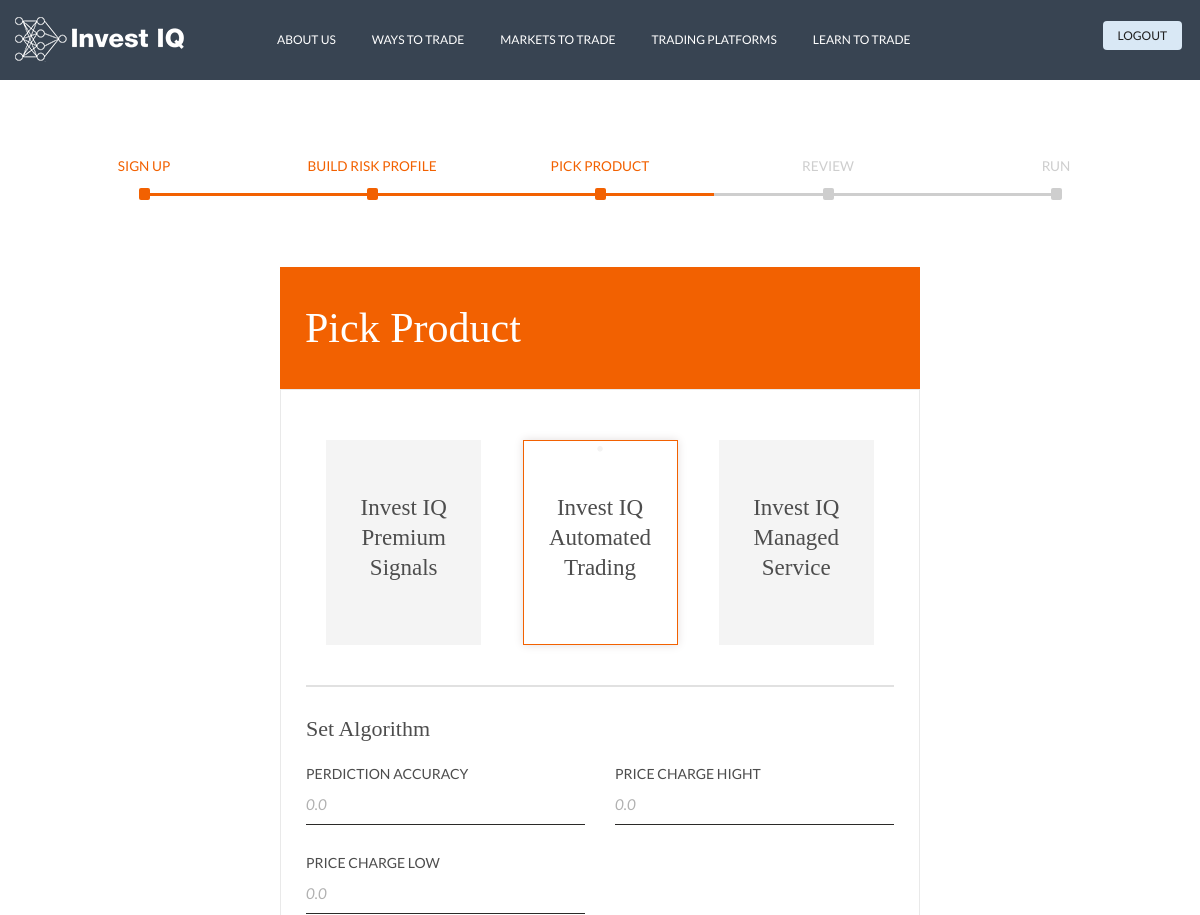
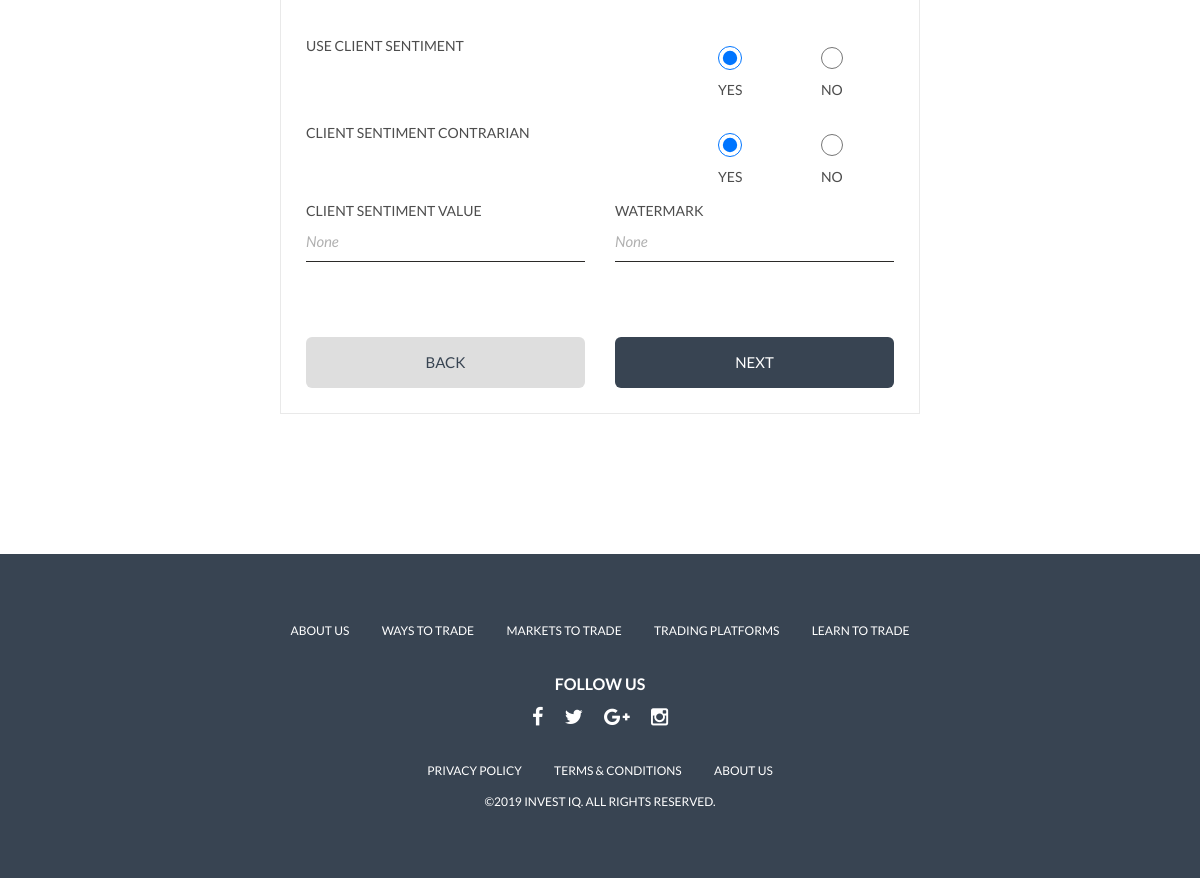
The page /account/pick-product/ (signed in) on the database its author committed (2 pictures, top to bottom).
### account/models.py (models this page shows, shortened)
class AuthUser(AbstractBaseUser):
    email = models.EmailField(max_length=255, unique=True)
    first_name = models.CharField(max_length=255, blank=True, null=True)
    last_name = models.CharField(max_length=255, blank=True, null=True)
    active = models.BooleanField(default=True)
    staff = models.BooleanField(default=False)
    admin = models.BooleanField(default=False)
    USERNAME_FIELD = 'email'
    REQUIRED_FIELDS = []
    objects = AuthUserManager()
    @property
    def is_active(self):
        return self.active

class Profile(models.Model):
    user = models.OneToOneField(AuthUser, on_delete=models.CASCADE)
    skype = models.CharField(max_length=30, blank=True)
    whatsapp = models.CharField(max_length=30, blank=True)
    twitter = models.CharField(max_length=30, blank=True)
    birth_date = models.DateField(null=True, blank=True)
    max_spread = models.FloatField(default=0)
    size = models.FloatField(default=0)
    profit_limit = models.FloatField(default=0)
    stop_limit = models.FloatField(default=0)
    product = models.CharField(max_length=1, choices=[('1', 'Invest IQ Premium Signals'), ('2', 'Invest IQ Automated Trading'), ('3', 'Invest IQ Managed Service')])
    perdiction_accuracy = models.FloatField(default=0)
    price_charge_hight = models.FloatField(default=0)
    price_charge_low = models.FloatField(default=0)
    use_client_sentiment = models.CharField(max_length=3, choices=[('yes', 'Yes'), ('no', 'No')])
    client_sentiment_contrarian = models.CharField(max_length=3, choices=[('yes', 'Yes'), ('no', 'No')])
    client_sentiment_value = models.CharField(max_length=255, null=True, blank=True)
    watermark = models.CharField(max_length=255, null=True, blank=True)

### account/views.py (the view)
# urls.py: path('pick-product/', views.pick_product, name='pick_product'),
@login_required
def pick_product(request):
    if request.method == 'POST':
        form = AuthUserPickProductForm(request.POST)
        if form.is_valid():
            user = request.user
            user.refresh_from_db()  # load the profile instance created by the signal
            user.profile.product = form.cleaned_data.get('product')
            if (user.profile.product != '3'):
                user.profile.perdiction_accuracy = form.cleaned_data.get('perdiction_accuracy')
                user.profile.price_charge_hight = form.cleaned_data.get('price_charge_hight')
                user.profile.price_charge_low = form.cleaned_data.get('price_charge_low')
                user.profile.use_client_sentiment = form.cleaned_data.get('use_client_sentiment')
                user.profile.client_sentiment_contrarian = form.cleaned_data.get('client_sentiment_contrarian')
                user.profile.client_sentiment_value = form.cleaned_data.get('client_sentiment_value')
                user.profile.watermark = form.cleaned_data.get('watermark')
            else:
                user.profile.perdiction_accuracy = '0'
                user.profile.price_charge_hight = '0'
                user.profile.price_charge_low = '0'
                user.profile.use_client_sentiment = 'no'
                user.profile.client_sentiment_contrarian = 'no'
                user.profile.client_sentiment_value = ''
                user.profile.watermark = ''
            user.save()
            return redirect('review')
    else:
        form = AuthUserPickProductForm()
    return render(request, 'auth/pick_product.html', {'form': form})

### templates/auth/pick_product.html (shortened to what this page needs)
{% extends 'auth/layouts/base.html' %}
{% block content %}
<div class="container">
    <ul class="progress-indicator">
        <li class="completed">
            <div>Sign up</div>
            <span class="bubble"></span>
        </li>
        <li class="completed">
            <div>Build Risk Profile</div>
            <span class="bubble"></span>
        </li>
        <li class="completed">
            <div>Pick Product</div>
            <span class="bubble"></span>
        </li>
        <li>
            <div>Review</div>
            <span class="bubble"></span>
        </li>
        <li>
            <div> Run</div>
            <span class="bubble"></span>
        </li>
    </ul>
    <div class="stepdiv">
        <div class="logintop">
            <h2>Pick Product</h2>
        </div>
        <div class="creatouter">
            <div class="loginbottom">
                <form method="post">
                <div class="row">
                    <div class="col-sm-12">
                        <div class="radio">
                            <label for="premiumsignals"><span>Invest IQ Premium Signals</span> </label>
                            <label for="automatedtrading"><span>Invest IQ Automated Trading</span></label>
                            <label for="managedservice"><span>Invest IQ Managed Service</span></label>
                        </div>
                        <div class="box premium">
                            <h4>Set Algorithm</h4>
                            <div class="row">
                                <div class="col-sm-6">
                                    <div class="form-group">
                                        <label>perdiction accuracy</label>
                                        <input type="number" name="perdiction_accuracy" class="form-control" id="id_perdiction_accuracy" value="{{ user.profile.perdiction_accuracy }}" step="any">
                                    </div>
                                </div>
                                <div class="col-sm-6">
                                    <div class="form-group">
                                        <label>price charge hight</label>
                                        <input type="number" name="price_charge_hight" class="form-control" id="id_price_charge_hight" value="{{ user.profile.price_charge_hight }}" step="any">
                                    </div>
                                </div>
                            </div>
                            <div class="row">
                                <div class="col-sm-6">
                                    <div class="form-group">
                                        <label>price charge low</label>
                                        <input type="number" name="price_charge_low" class="form-control" id="id_price_charge_low" value="{{ user.profile.price_charge_low }}" step="any">
                                    </div>
                                </div>
                            </div>
                            <div class="row shortcheck">
                                <div class="col-sm-8">
                                    Use client Sentiment
                                </div>
                                <div class="col-sm-2">
                                    {% if user.profile.use_client_sentiment == 'yes'%}
                                    <label for="id_use_client_sentiment_0"><input type="radio" name="use_client_sentiment" value="yes" class="form-control" required="" checked="checked" id="id_use_client_sentiment_0"> Yes</label>
                                    {% else %}
                                    <label for="id_use_client_sentiment_0"><input type="radio" name="use_client_sentiment" value="yes" class="form-control" required="" id="id_use_client_sentiment_0"> Yes</label>
                                    {% endif %}
                                </div>
                                <div class="col-sm-2">
                                    {% if user.profile.use_client_sentiment == 'no'%}
                                    <label for="id_use_client_sentiment_1"><input type="radio" name="use_client_sentiment" value="no" class="form-control" required="" checked="checked" id="id_use_client_sentiment_1"> No</label>
                                    {% else %}
                                    <label for="id_use_client_sentiment_1"><input type="radio" name="use_client_sentiment" value="no" class="form-control" required="" id="id_use_client_sentiment_1"> No</label>
                                    {% endif %}
                                </div>
                            </div>
                            <div class="row shortcheck">
                                <div class="col-sm-8">
                                    client Sentiment Contrarian
                                </div>
                                <div class="col-sm-2">
                                    {% if user.profile.client_sentiment_contrarian == 'yes' %}
                                    <label for="id_client_sentiment_contrarian_0"><input type="radio" name="client_sentiment_contrarian" value="yes" class="form-control" required="" checked="checked" id="id_client_sentiment_contrarian_0">Yes</label>
                                    {% else %}
                                    <label for="id_client_sentiment_contrarian_0"><input type="radio" name="client_sentiment_contrarian" value="yes" class="form-control" required="" id="id_client_sentiment_contrarian_0">Yes</label>
                                    {% endif %}
                                </div>
                                <div class="col-sm-2">
                                    {% if user.profile.client_sentiment_contrarian == 'no' %}
                                    <label for="id_client_sentiment_contrarian_1"><input type="radio" name="client_sentiment_contrarian" value="no" class="form-control" required="" checked="checked" id="id_client_sentiment_contrarian_1">No</label>
                                    {% else %}
                                    <label for="id_client_sentiment_contrarian_1"><input type="radio" name="client_sentiment_contrarian" value="no" class="form-control" required="" id="id_client_sentiment_contrarian_1">No</label>
                                    {% endif %}
                                </div>
                            </div>
                            <div class="row">
                                <div class="col-sm-6">
                                    <div class="form-group">
                                        <label>client sentiment value</label>
                                        <input type="text" name="client_sentiment_value" class="form-control" id="id_client_sentiment_value" value="{{ user.profile.client_sentiment_value }}">
                                    </div>
                                </div>
                                <div class="col-sm-6">
                                    <div class="form-group">
                                        <label>watermark</label>
                                        <input type="text" name="watermark" class="form-control" id="id_watermark" value={{ user.profile.watermark }}>
                                    </div>
                                </div>
                            </div>
                        </div>
                        </div>
                        <div class="col-sm-6">
                            <input type="button" value="Back" class="cancelbutton" onclick="window.location.href='{% url 'build_risk_pro' %}'">
                        </div>
                        <div class="col-sm-6">
                            <input type="submit" value="Next" class="popbutton">
                        </div>
                    </div>
                </div>
            </div>
        </div>
    </div>
{% endblock %}

### static/css/style.css (style rules this page uses)
html, head, body, p, a, h1, h2, h3, h4, h5, h6, div, img, ul, li, ol { padding:0; margin:0; outline:none; border:none; }
ul, li { list-style:none; }
html, body { margin:0; padding:0; height:100%; }
body { font-family: 'Lato', sans-serif; color:#4d4d4d; font-size:17px; line-height:23px; padding:0; margin:0; background:#fff; }
h2 { color:#202020; font-size:28px; font-family: 'Playfair Display', serif; padding:0 0 25px 0; line-height:38px; }
.logintop { background:#f26101; padding:25px; color:#fff; font-size:14px; }
.logintop h2 { color:#fff; font-size:42px; line-height:42px; padding:15px 0 15px 0; }
.loginbottom { padding:25px; }
.form-control { box-shadow: none; border-bottom: 1px solid #2b2a28; border-left: none; border-right: none; border-top: none; border-radius: 0; padding: 0; height: 40px; font-size: 15px; font-style: italic; text-transform: none; color: #b1b1b1; margin-bottom: 25px; }
.popbutton { background:#384452; padding:14px 20px; width:100%; border-radius:6px; color:#fff; border:none; text-transform:uppercase; font-size:15px; margin-top:20px; transition: all 0.5s ease 0s; }
.stepdiv { margin:60px auto; width:640px; }
.creatouter { border:1px solid #e9e9e9; }
.cancelbutton { background: #dedede; padding: 14px 20px; width: 100%; border-radius: 6px; color: #fff; border: none; text-transform: uppercase; font-size: 15px; margin-top: 20px; transition: all 0.5s ease 0s; color:#384452; }
.form-control::placeholder { text-transform:uppercase; font-style:normal; }
.loginbottom .radio { text-align:center; }
.radio label { display: inline-block; cursor: pointer; position: relative; font-size: 23px; width:155px; height:205px; padding:13px 0; margin: 15px 19px 30px; background:#f4f4f4; vertical-align:top; font-family: 'Playfair Display', serif; line-height:30px; }
.radio label:before { border-radius: 0px; }
input[type=radio]:checked + label:before { content: "\2022"; color: #f3f3f3; text-align: center; line-height: 18px; width:155px; height:205px; box-shadow: 0 0 9px #e3dede; display: block; position: absolute; left: 0; top:0px; border: 1px solid #f26101; background:#fff; }
.radio label span { display: block; font-weight: normal; position:relative; z-index:999; top:40px; }
.box { padding: 30px 0; display: none; margin-top: 0; border-top:2px solid #e1e1e1; }
h4 { font-family: 'Playfair Display', serif; padding:0 0 20px 0; font-size:22px; }
.shortcheck { font-size:14px; text-transform:uppercase; padding-top:10px; padding-bottom:10px; }
label { font-weight:normal; margin-bottom:0; }
input[type="radio"], input[type="checkbox"] { margin: 4px 5px 0 0; }
.form-group label { text-transform:uppercase; font-size:14px; }
.form-group { position:relative; }

### static/css/demo.css (style rules this page uses)
body { padding:0; margin:0; }

### rows shown on the page
AuthUser: perdiction_accuracy "0.0", price_charge_hight "0.0", price_charge_low "0.0", client_sentiment_value "None", watermark "None"
